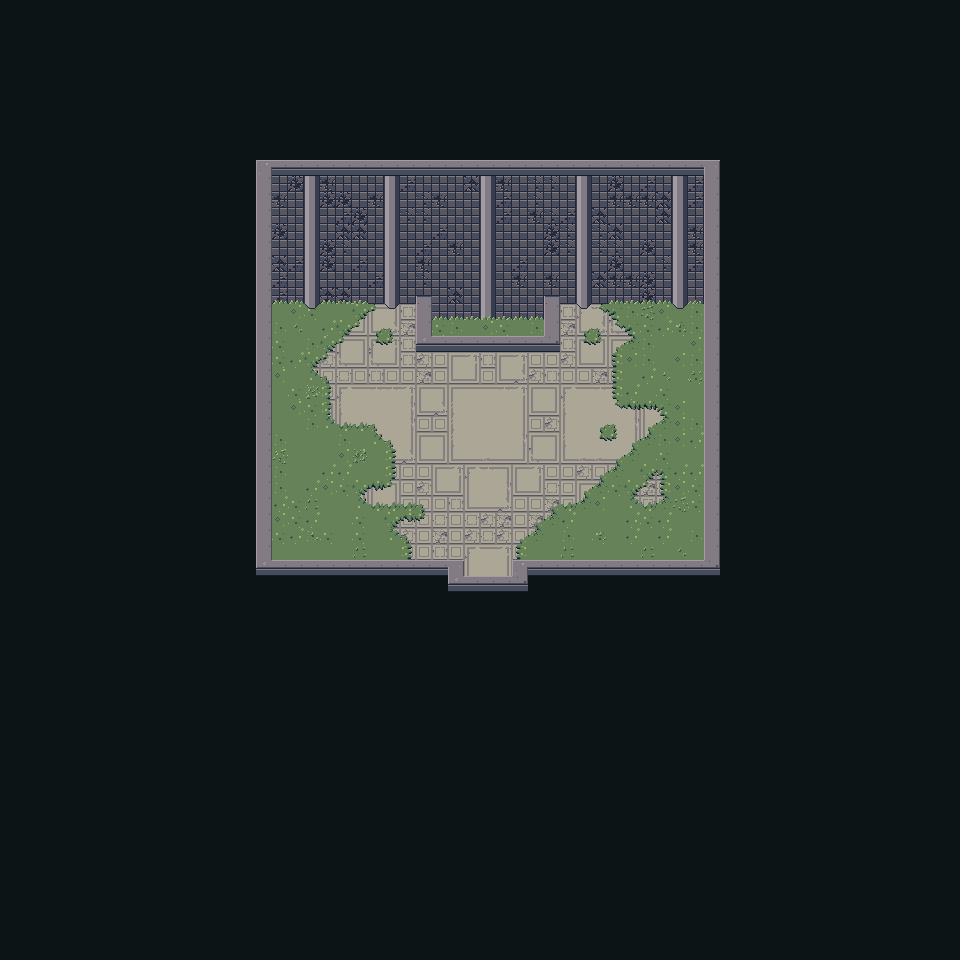

Below is a game level as drawn by its tile map, then a one-line description and the .tmx that defines it (tile-layer data replaced by summaries):
An orthogonal 60x60 tile map with 16x16 px tiles, 3 tile layers (1_BG1, 1_BG2, 1_FG1), 3 hidden layers not drawn, 2 tilesets and 3 objects (internal, boss_colossus, music_area).

<map version="1.0" orientation="orthogonal" renderorder="right-down" width="60" height="60" tilewidth="16" tileheight="16">
 <properties>
  <property name="ambience" value="Dungeon.ogg" />
 </properties>
 <tileset firstgid="1" name="Normal" tilewidth="16" tileheight="16">
  <image source="../../IMG/jam.png" width="1024" height="1024" />
 </tileset>
 <tileset firstgid="4097" name="SPEC_TILES" tilewidth="16" tileheight="16">
  <image source="../../IMG/spectiles.png" width="256" height="256" />
 </tileset>
 <layer name="1_BG1" width="60" height="60">
  <properties>
   <property name="layer" value="5" />
   <property name="z" value="2" />
  </properties>
  <data>[3600 cells, 666 non-empty, 39 distinct tile ids]</data>
 </layer>
 <layer name="1_BG2" width="60" height="60">
  <properties>
   <property name="layer" value="1" />
   <property name="z" value="1" />
  </properties>
  <data>[3600 cells, 125 non-empty, 41 distinct tile ids]</data>
 </layer>
 <layer name="1_FG1" width="60" height="60">
  <properties>
   <property name="layer" value="-10" />
   <property name="z" value="-128" />
  </properties>
  <data>[3600 cells, 2949 non-empty, 7 distinct tile ids]</data>
 </layer>
 <layer name="1_COL" width="60" height="60" visible="0">
  <properties>
   <property name="collide" value="1" />
  </properties>
  <data>[3600 cells, 3111 non-empty, 1 distinct tile ids]</data>
 </layer>
 <layer name="1_COLA" width="60" height="60" visible="0">
  <properties>
   <property name="collide_air" value="1" />
  </properties>
  <data>[3600 cells, 27 non-empty, 1 distinct tile ids]</data>
 </layer>
 <layer name="1_MAT" width="60" height="60" visible="0">
  <properties>
   <property name="material" value="1" />
  </properties>
  <data>[3600 cells, 408 non-empty, 2 distinct tile ids]</data>
 </layer>
 <objectgroup name="1_SPC">
  <properties>
   <property name="Snap" value="1" />
  </properties>
  <object name="door_entrance" type="internal" gid="4290" x="480" y="592">
   <properties>
    <property name="Lock" value="titan" />
    <property name="ToDoor" value="door_colossus" />
    <property name="ToMap" value="JAM/JAM" />
    <property name="dir_y" value="1.0" />
    <property name="width" value="4" />
   </properties>
  </object>
  <object name="boss_colossus" gid="4289" x="480" y="288" />
  <object type="music_area" x="416" y="608">
   <properties>
    <property name="SOUND/MUSIC/WORLD/Hub1.ogg" value="0" />
    <property name="falloff" value="64" />
    <property name="slave" value="" />
   </properties>
   <polygon points="0,32 16,-80 144,-80 160,32" />
  </object>
 </objectgroup>
</map>
